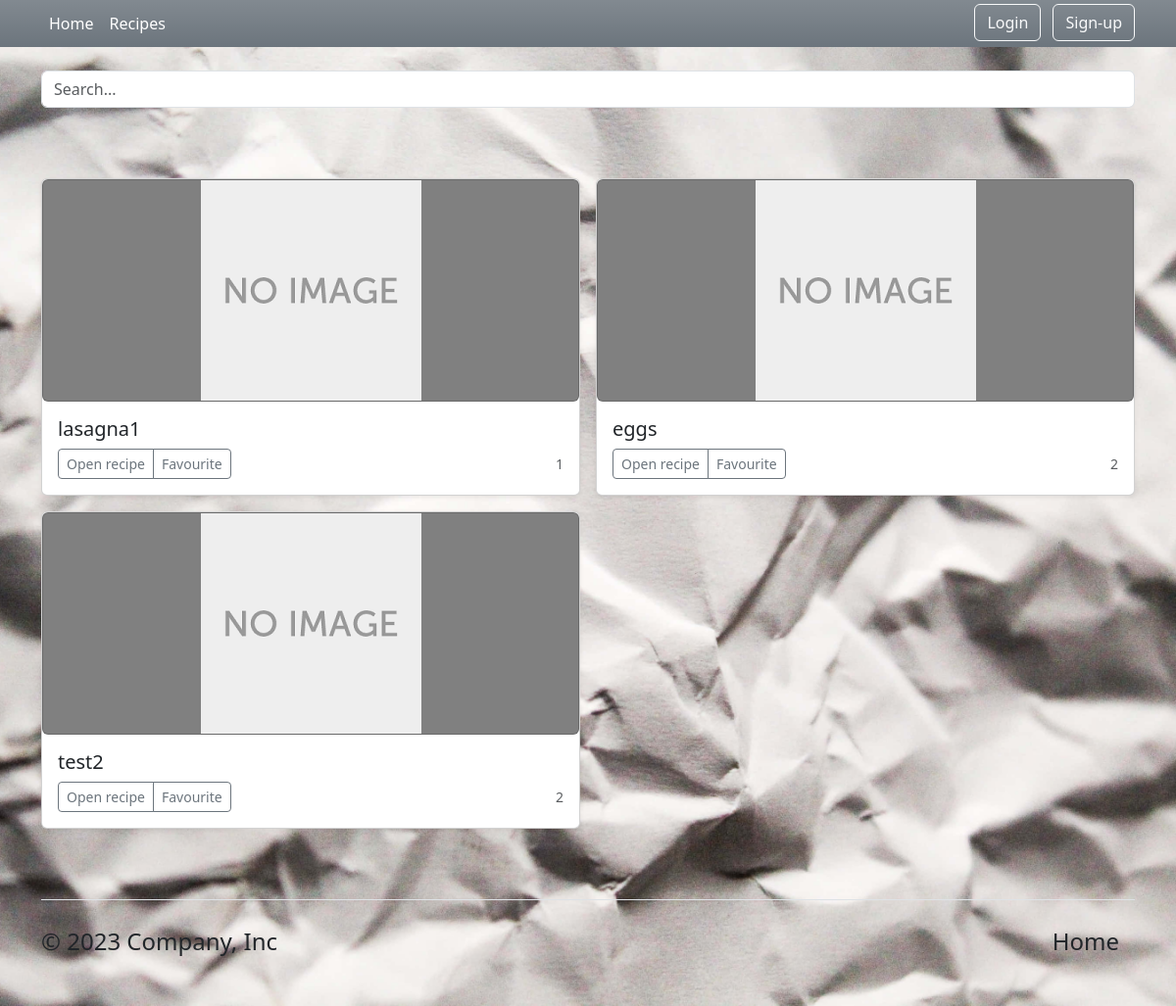
The app's page /recipes/ with its own data.
### book/models.py (models this page shows, shortened)
class Recipes(models.Model):
    title = models.CharField(max_length=255, verbose_name='Recipe')
    photo = models.ImageField('Photo', upload_to='photo/', default='default.png')
    ingredients = models.ManyToManyField(Ingredients, related_name='Ingredients')
    cooking = models.TextField(verbose_name='Cooking method')
    time_cook = models.CharField(max_length=10, verbose_name='Cooking time')
    slug = models.SlugField(unique=True)
    creator = models.ForeignKey(User, on_delete=models.CASCADE, related_name='Creator', null=True, blank=True)
    created_at = models.DateTimeField(verbose_name='Created at', auto_now_add=True)
    updated_at = models.DateTimeField(verbose_name='Updated at', auto_now=True)
    class Meta:
        verbose_name = 'Recipe'
        verbose_name_plural = 'Recipes'
        ordering = ['created_at']

### book/views.py (the view)
# urls.py: path('', views.RecipesListView.as_view(), name='recipes'),
class RecipesListView(ListView):
    model = Recipes
    template_name = "recipes.html"
    context_object_name = "recipes"
    def get_queryset(self):
        return Recipes.objects.all()
    def get_context_data(self, *, object_list=None, **kwargs):
        context = super().get_context_data(**kwargs)
        return context

### book/templates/recipes.html
{% extends 'base.html' %}
{% block content %}
<div class="album py-5">
    <div class="container">
      <div class="row row-cols-1 row-cols-sm-2 row-cols-md-2 g-3">
        {% for recipe in recipes %}
        <div class="col">
          <div class="card shadow-sm">
            <div class="card h-100 w-100" style="background-color: gray">
              <div class="embed-responsive embed-responsive-16by9">
                <img alt="#" class="mx-auto d-block" src="{{ recipe.photo.url }}"/>
              </div>
            </div>
            <div class="card-body">
              <h5 class="card-title">{{recipe.title}}</h5>
              <div class="d-flex justify-content-between align-items-center">
                <div class="btn-group">
                  <button type="button" onclick="window.location.href={% url 'home' %}" class="btn btn-sm btn-outline-secondary">Open recipe</button>
                  <button type="button" class="btn btn-sm btn-outline-secondary">Favourite</button>
                </div>
                <small class="text-body-secondary">{{recipe.time_cook}}</small>
              </div>
            </div>
          </div>
        </div>
        {% endfor %}
      </div>
    </div>
  </div>
{% endblock %}

### records on screen
Recipes: photo (placeholder picture), title "lasagna1", time_cook "1"
Recipes: photo (placeholder picture), title "eggs", time_cook "2"
Recipes: photo (placeholder picture), title "test2", time_cook "2"
